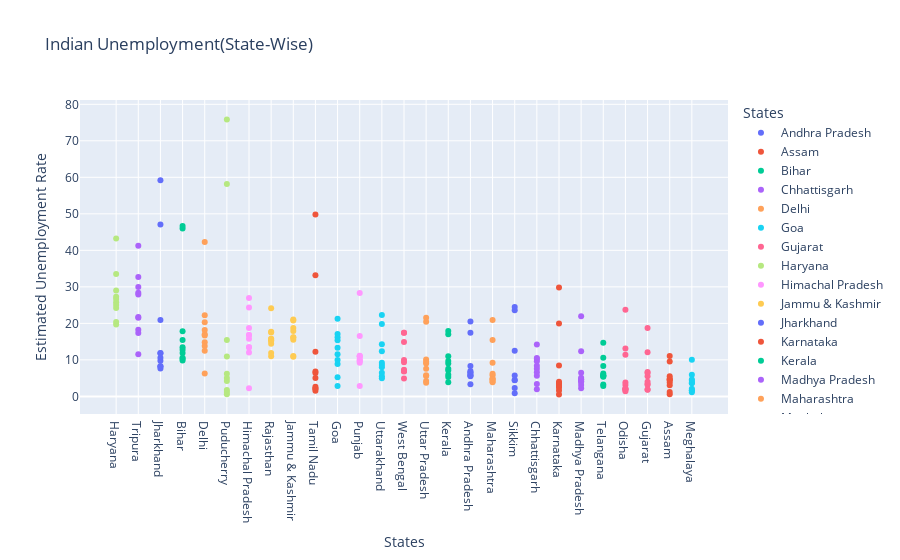

The notebook cell this image was saved under:
### Markdown cell above
### Data Analysis Using Scatter Plot

### Code cell
import plotly.express as px
figure = px.scatter(df,x= 'States',y= 'Estimated Unemployment Rate',title="Indian Unemployment(State-Wise)",template='plotly',color="States")
figure.update_layout(xaxis={'categoryorder': 'total descending'})
figure.show()

### Figure 1 — Plotly figure (JSON) as saved in the notebook; plotly's stock layout.template omitted (floating-point values rounded to 4 significant figures)
{"data": [{"hovertemplate": "States=%{x}<br>Estimated Unemployment Rate=%{y}<extra></extra>", "legendgroup": "Andhra Pradesh", "marker": {"color": "#636efa", "symbol": "circle"}, "mode": "markers", "name": "Andhra Pradesh", "orientation": "v", "showlegend": true, "type": "scatter", "x": ["Andhra Pradesh", "Andhra Pradesh", "Andhra Pradesh", "Andhra Pradesh", "Andhra Pradesh", "Andhra Pradesh", "Andhra Pradesh", "Andhra Pradesh", "Andhra Pradesh", "Andhra Pradesh"], "xaxis": "x", "y": [5.48, 5.83, 5.79, 20.51, 17.43, 3.31, 8.34, 6.96, 6.4, 6.59], "yaxis": "y"}, {"hovertemplate": "States=%{x}<br>Estimated Unemployment Rate=%{y}<extra></extra>", "legendgroup": "Assam", "marker": {"color": "#EF553B", "symbol": "circle"}, "mode": "markers", "name": "Assam", "orientation": "v", "showlegend": true, "type": "scatter", "x": ["Assam", "Assam", "Assam", "Assam", "Assam", "Assam", "Assam", "Assam", "Assam", "Assam"], "xaxis": "x", "y": [4.66, 4.41, 4.77, 11.06, 9.55, 0.6, 3.77, 5.53, 1.19, 3.02], "yaxis": "y"}, {"hovertemplate": "States=%{x}<br>Estimated Unemployment Rate=%{y}<extra></extra>", "legendgroup": "Bihar", "marker": {"color": "#00cc96", "symbol": "circle"}, "mode": "markers", "name": "Bihar", "orientation": "v", "showlegend": true, "type": "scatter", "x": ["Bihar", "Bihar", "Bihar", "Bihar", "Bihar", "Bihar", "Bihar", "Bihar", "Bihar", "Bihar"], "xaxis": "x", "y": [10.61, 10.29, 15.43, 46.64, 45.96, 17.82, 12.79, 13.44, 11.91, 9.82], "yaxis": "y"}, {"hovertemplate": "States=%{x}<br>Estimated Unemployment Rate=%{y}<extra></extra>", "legendgroup": "Chhattisgarh", "marker": {"color": "#ab63fa", "symbol": "circle"}, "mode": "markers", "name": "Chhattisgarh", "orientation": "v", "showlegend": true, "type": "scatter", "x": ["Chhattisgarh", "Chhattisgarh", "Chhattisgarh", "Chhattisgarh", "Chhattisgarh", "Chhattisgarh", "Chhattisgarh", "Chhattisgarh", "Chhattisgarh", "Chhattisgarh"], "xaxis": "x", "y": [9.65, 8.38, 7.54, 3.41, 10.5, 14.23, 10.27, 5.63, 1.96, 6.62], "yaxis": "y"}, {"hovertemplate": "States=%{x}<br>Estimated Unemployment Rate=%{y}<extra></extra>", "legendgroup": "Delhi", "marker": {"color": "#FFA15A", "symbol": "circle"}, "mode": "markers", "name": "Delhi", "orientation": "v", "showlegend": true, "type": "scatter", "x": ["Delhi", "Delhi", "Delhi", "Delhi", "Delhi", "Delhi", "Delhi", "Delhi", "Delhi", "Delhi"], "xaxis": "x", "y": [22.23, 14.84, 17.04, 16.68, 42.27, 18.19, 20.3, 13.79, 12.53, 6.27], "yaxis": "y"}, {"hovertemplate": "States=%{x}<br>Estimated Unemployment Rate=%{y}<extra></extra>", "legendgroup": "Goa", "marker": {"color": "#19d3f3", "symbol": "circle"}, "mode": "markers", "name": "Goa", "orientation": "v", "showlegend": true, "type": "scatter", "x": ["Goa", "Goa", "Goa", "Goa", "Goa", "Goa", "Goa", "Goa", "Goa", "Goa"], "xaxis": "x", "y": [8.89, 2.81, 5.25, 13.31, 21.25, 9.96, 17.07, 16.21, 15.38, 11.54], "yaxis": "y"}, {"hovertemplate": "States=%{x}<br>Estimated Unemployment Rate=%{y}<extra></extra>", "legendgroup": "Gujarat", "marker": {"color": "#FF6692", "symbol": "circle"}, "mode": "markers", "name": "Gujarat", "orientation": "v", "showlegend": true, "type": "scatter", "x": ["Gujarat", "Gujarat", "Gujarat", "Gujarat", "Gujarat", "Gujarat", "Gujarat", "Gujarat", "Gujarat", "Gujarat"], "xaxis": "x", "y": [5.54, 6.38, 6.66, 18.71, 12.11, 3.2, 1.84, 1.87, 3.42, 4.03], "yaxis": "y"}, {"hovertemplate": "States=%{x}<br>Estimated Unemployment Rate=%{y}<extra></extra>", "legendgroup": "Haryana", "marker": {"color": "#B6E880", "symbol": "circle"}, "mode": "markers", "name": "Haryana", "orientation": "v", "showlegend": true, "type": "scatter", "x": ["Haryana", "Haryana", "Haryana", "Haryana", "Haryana", "Haryana", "Haryana", "Haryana", "Haryana", "Haryana"], "xaxis": "x", "y": [20.34, 25.77, 25.05, 43.22, 29.02, 26.7, 24.18, 33.5, 19.68, 27.31], "yaxis": "y"}, {"hovertemplate": "States=%{x}<br>Estimated Unemployment Rate=%{y}<extra></extra>", "legendgroup": "Himachal Pradesh", "marker": {"color": "#FF97FF", "symbol": "circle"}, "mode": "markers", "name": "Himachal Pradesh", "orientation": "v", "showlegend": true, "type": "scatter", "x": ["Himachal Pradesh", "Himachal Pradesh", "Himachal Pradesh", "Himachal Pradesh", "Himachal Pradesh", "Himachal Pradesh", "Himachal Pradesh", "Himachal Pradesh", "Himachal Pradesh", "Himachal Pradesh"], "xaxis": "x", "y": [16.83, 16.84, 18.76, 2.2, 26.95, 13.47, 24.31, 15.79, 12.04, 13.46], "yaxis": "y"}, {"hovertemplate": "States=%{x}<br>Estimated Unemployment Rate=%{y}<extra></extra>", "legendgroup": "Jammu & Kashmir", "marker": {"color": "#FECB52", "symbol": "circle"}, "mode": "markers", "name": "Jammu & Kashmir", "orientation": "v", "showlegend": true, "type": "scatter", "x": ["Jammu & Kashmir", "Jammu & Kashmir", "Jammu & Kashmir", "Jammu & Kashmir", "Jammu & Kashmir", "Jammu & Kashmir", "Jammu & Kashmir", "Jammu & Kashmir", "Jammu & Kashmir"], "xaxis": "x", "y": [21.08, 20.78, 15.5, 18.74, 17.92, 10.88, 11.09, 16.17, 16.14], "yaxis": "y"}, {"hovertemplate": "States=%{x}<br>Estimated Unemployment Rate=%{y}<extra></extra>", "legendgroup": "Jharkhand", "marker": {"color": "#636efa", "symbol": "circle"}, "mode": "markers", "name": "Jharkhand", "orientation": "v", "showlegend": true, "type": "scatter", "x": ["Jharkhand", "Jharkhand", "Jharkhand", "Jharkhand", "Jharkhand", "Jharkhand", "Jharkhand", "Jharkhand", "Jharkhand", "Jharkhand"], "xaxis": "x", "y": [10.61, 11.85, 8.23, 47.09, 59.23, 20.95, 7.63, 9.76, 8.24, 11.8], "yaxis": "y"}, {"hovertemplate": "States=%{x}<br>Estimated Unemployment Rate=%{y}<extra></extra>", "legendgroup": "Karnataka", "marker": {"color": "#EF553B", "symbol": "circle"}, "mode": "markers", "name": "Karnataka", "orientation": "v", "showlegend": true, "type": "scatter", "x": ["Karnataka", "Karnataka", "Karnataka", "Karnataka", "Karnataka", "Karnataka", "Karnataka", "Karnataka", "Karnataka", "Karnataka"], "xaxis": "x", "y": [2.86, 3.61, 3.46, 29.84, 19.97, 8.44, 4.01, 0.5, 2.41, 1.58], "yaxis": "y"}, {"hovertemplate": "States=%{x}<br>Estimated Unemployment Rate=%{y}<extra></extra>", "legendgroup": "Kerala", "marker": {"color": "#00cc96", "symbol": "circle"}, "mode": "markers", "name": "Kerala", "orientation": "v", "showlegend": true, "type": "scatter", "x": ["Kerala", "Kerala", "Kerala", "Kerala", "Kerala", "Kerala", "Kerala", "Kerala", "Kerala", "Kerala"], "xaxis": "x", "y": [5.31, 7.6, 8.99, 16.99, 17.88, 9.71, 7.09, 10.98, 5.91, 3.88], "yaxis": "y"}, {"hovertemplate": "States=%{x}<br>Estimated Unemployment Rate=%{y}<extra></extra>", "legendgroup": "Madhya Pradesh", "marker": {"color": "#ab63fa", "symbol": "circle"}, "mode": "markers", "name": "Madhya Pradesh", "orientation": "v", "showlegend": true, "type": "scatter", "x": ["Madhya Pradesh", "Madhya Pradesh", "Madhya Pradesh", "Madhya Pradesh", "Madhya Pradesh", "Madhya Pradesh", "Madhya Pradesh", "Madhya Pradesh", "Madhya Pradesh", "Madhya Pradesh"], "xaxis": "x", "y": [4.11, 4.57, 2.22, 12.36, 21.98, 6.48, 5.08, 4.7, 3.91, 3.13], "yaxis": "y"}, {"hovertemplate": "States=%{x}<br>Estimated Unemployment Rate=%{y}<extra></extra>", "legendgroup": "Maharashtra", "marker": {"color": "#FFA15A", "symbol": "circle"}, "mode": "markers", "name": "Maharashtra", "orientation": "v", "showlegend": true, "type": "scatter", "x": ["Maharashtra", "Maharashtra", "Maharashtra", "Maharashtra", "Maharashtra", "Maharashtra", "Maharashtra", "Maharashtra", "Maharashtra", "Maharashtra"], "xaxis": "x", "y": [4.95, 4.69, 5.79, 20.9, 15.46, 9.23, 3.89, 6.23, 4.55, 4.1], "yaxis": "y"}, {"hovertemplate": "States=%{x}<br>Estimated Unemployment Rate=%{y}<extra></extra>", "legendgroup": "Meghalaya", "marker": {"color": "#19d3f3", "symbol": "circle"}, "mode": "markers", "name": "Meghalaya", "orientation": "v", "showlegend": true, "type": "scatter", "x": ["Meghalaya", "Meghalaya", "Meghalaya", "Meghalaya", "Meghalaya", "Meghalaya", "Meghalaya", "Meghalaya", "Meghalaya", "Meghalaya"], "xaxis": "x", "y": [1.66, 3.59, 1.58, 10.03, 5.92, 1.15, 2.1, 3.74, 4.29, 4.6], "yaxis": "y"}, {"hovertemplate": "States=%{x}<br>Estimated Unemployment Rate=%{y}<extra></extra>", "legendgroup": "Odisha", "marker": {"color": "#FF6692", "symbol": "circle"}, "mode": "markers", "name": "Odisha", "orientation": "v", "showlegend": true, "type": "scatter", "x": ["Odisha", "Odisha", "Odisha", "Odisha", "Odisha", "Odisha", "Odisha", "Odisha", "Odisha", "Odisha"], "xaxis": "x", "y": [1.9, 3.12, 13.08, 23.76, 11.41, 3.77, 1.88, 1.42, 2.1, 2.18], "yaxis": "y"}, {"hovertemplate": "States=%{x}<br>Estimated Unemployment Rate=%{y}<extra></extra>", "legendgroup": "Puducherry", "marker": {"color": "#B6E880", "symbol": "circle"}, "mode": "markers", "name": "Puducherry", "orientation": "v", "showlegend": true, "type": "scatter", "x": ["Puducherry", "Puducherry", "Puducherry", "Puducherry", "Puducherry", "Puducherry", "Puducherry", "Puducherry", "Puducherry", "Puducherry"], "xaxis": "x", "y": [0.58, 1.76, 1.2, 75.85, 58.19, 4.24, 15.47, 5.05, 10.9, 6.18], "yaxis": "y"}, {"hovertemplate": "States=%{x}<br>Estimated Unemployment Rate=%{y}<extra></extra>", "legendgroup": "Punjab", "marker": {"color": "#FF97FF", "symbol": "circle"}, "mode": "markers", "name": "Punjab", "orientation": "v", "showlegend": true, "type": "scatter", "x": ["Punjab", "Punjab", "Punjab", "Punjab", "Punjab", "Punjab", "Punjab", "Punjab", "Punjab", "Punjab"], "xaxis": "x", "y": [11.11, 10.97, 10.32, 2.86, 28.33, 16.55, 9.19, 10.99, 9.61, 9.88], "yaxis": "y"}, {"hovertemplate": "States=%{x}<br>Estimated Unemployment Rate=%{y}<extra></extra>", "legendgroup": "Rajasthan", "marker": {"color": "#FECB52", "symbol": "circle"}, "mode": "markers", "name": "Rajasthan", "orientation": "v", "showlegend": true, "type": "scatter", "x": ["Rajasthan", "Rajasthan", "Rajasthan", "Rajasthan", "Rajasthan", "Rajasthan", "Rajasthan", "Rajasthan", "Rajasthan", "Rajasthan"], "xaxis": "x", "y": [10.97, 15.16, 11.9, 17.7, 15.74, 14.39, 15.81, 17.51, 15.35, 24.15], "yaxis": "y"}, {"hovertemplate": "States=%{x}<br>Estimated Unemployment Rate=%{y}<extra></extra>", "legendgroup": "Sikkim", "marker": {"color": "#636efa", "symbol": "circle"}, "mode": "markers", "name": "Sikkim", "orientation": "v", "showlegend": true, "type": "scatter", "x": ["Sikkim", "Sikkim", "Sikkim", "Sikkim", "Sikkim", "Sikkim", "Sikkim", "Sikkim"], "xaxis": "x", "y": [23.57, 2.28, 24.51, 4.46, 4.45, 12.49, 5.7, 0.88], "yaxis": "y"}, {"hovertemplate": "States=%{x}<br>Estimated Unemployment Rate=%{y}<extra></extra>", "legendgroup": "Tamil Nadu", "marker": {"color": "#EF553B", "symbol": "circle"}, "mode": "markers", "name": "Tamil Nadu", "orientation": "v", "showlegend": true, "type": "scatter", "x": ["Tamil Nadu", "Tamil Nadu", "Tamil Nadu", "Tamil Nadu", "Tamil Nadu", "Tamil Nadu", "Tamil Nadu", "Tamil Nadu", "Tamil Nadu", "Tamil Nadu"], "xaxis": "x", "y": [1.57, 2.09, 6.4, 49.83, 33.16, 12.2, 6.81, 2.65, 5, 2.16], "yaxis": "y"}, {"hovertemplate": "States=%{x}<br>Estimated Unemployment Rate=%{y}<extra></extra>", "legendgroup": "Telangana", "marker": {"color": "#00cc96", "symbol": "circle"}, "mode": "markers", "name": "Telangana", "orientation": "v", "showlegend": true, "type": "scatter", "x": ["Telangana", "Telangana", "Telangana", "Telangana", "Telangana", "Telangana", "Telangana", "Telangana", "Telangana", "Telangana"], "xaxis": "x", "y": [5.49, 8.29, 5.77, 6.25, 14.7, 10.55, 5.36, 5.79, 3.27, 2.86], "yaxis": "y"}, {"hovertemplate": "States=%{x}<br>Estimated Unemployment Rate=%{y}<extra></extra>", "legendgroup": "Tripura", "marker": {"color": "#ab63fa", "symbol": "circle"}, "mode": "markers", "name": "Tripura", "orientation": "v", "showlegend": true, "type": "scatter", "x": ["Tripura", "Tripura", "Tripura", "Tripura", "Tripura", "Tripura", "Tripura", "Tripura", "Tripura", "Tripura"], "xaxis": "x", "y": [32.67, 28.4, 29.95, 41.23, 21.51, 21.71, 18.24, 27.92, 17.35, 11.57], "yaxis": "y"}, {"hovertemplate": "States=%{x}<br>Estimated Unemployment Rate=%{y}<extra></extra>", "legendgroup": "Uttar Pradesh", "marker": {"color": "#FFA15A", "symbol": "circle"}, "mode": "markers", "name": "Uttar Pradesh", "orientation": "v", "showlegend": true, "type": "scatter", "x": ["Uttar Pradesh", "Uttar Pradesh", "Uttar Pradesh", "Uttar Pradesh", "Uttar Pradesh", "Uttar Pradesh", "Uttar Pradesh", "Uttar Pradesh", "Uttar Pradesh", "Uttar Pradesh"], "xaxis": "x", "y": [7.58, 8.98, 10.11, 21.54, 20.41, 9.47, 5.56, 5.79, 4.18, 3.75], "yaxis": "y"}, {"hovertemplate": "States=%{x}<br>Estimated Unemployment Rate=%{y}<extra></extra>", "legendgroup": "Uttarakhand", "marker": {"color": "#19d3f3", "symbol": "circle"}, "mode": "markers", "name": "Uttarakhand", "orientation": "v", "showlegend": true, "type": "scatter", "x": ["Uttarakhand", "Uttarakhand", "Uttarakhand", "Uttarakhand", "Uttarakhand", "Uttarakhand", "Uttarakhand", "Uttarakhand", "Uttarakhand", "Uttarakhand"], "xaxis": "x", "y": [5.49, 4.99, 19.85, 6.48, 8.01, 8.61, 12.38, 14.26, 22.26, 9.23], "yaxis": "y"}, {"hovertemplate": "States=%{x}<br>Estimated Unemployment Rate=%{y}<extra></extra>", "legendgroup": "West Bengal", "marker": {"color": "#FF6692", "symbol": "circle"}, "mode": "markers", "name": "West Bengal", "orientation": "v", "showlegend": true, "type": "scatter", "x": ["West Bengal", "West Bengal", "West Bengal", "West Bengal", "West Bengal", "West Bengal", "West Bengal", "West Bengal", "West Bengal", "West Bengal"], "xaxis": "x", "y": [6.94, 4.92, 6.92, 17.41, 17.41, 7.29, 6.83, 14.87, 9.35, 9.98], "yaxis": "y"}], "layout": {"legend": {"title": {"text": "States"}, "tracegroupgap": 0}, "title": {"text": "Indian Unemployment(State-Wise)"}, "xaxis": {"anchor": "y", "categoryarray": ["Andhra Pradesh", "Assam", "Bihar", "Chhattisgarh", "Delhi", "Goa", "Gujarat", "Haryana", "Himachal Pradesh", "Jammu & Kashmir", "Jharkhand", "Karnataka", "Kerala", "Madhya Pradesh", "Maharashtra", "Meghalaya", "Odisha", "Puducherry", "Punjab", "Rajasthan", "Sikkim", "Tamil Nadu", "Telangana", "Tripura", "Uttar Pradesh", "Uttarakhand", "West Bengal"], "categoryorder": "total descending", "domain": [0, 1], "title": {"text": "States"}}, "yaxis": {"anchor": "x", "domain": [0, 1], "title": {"text": "Estimated Unemployment Rate"}}}}
